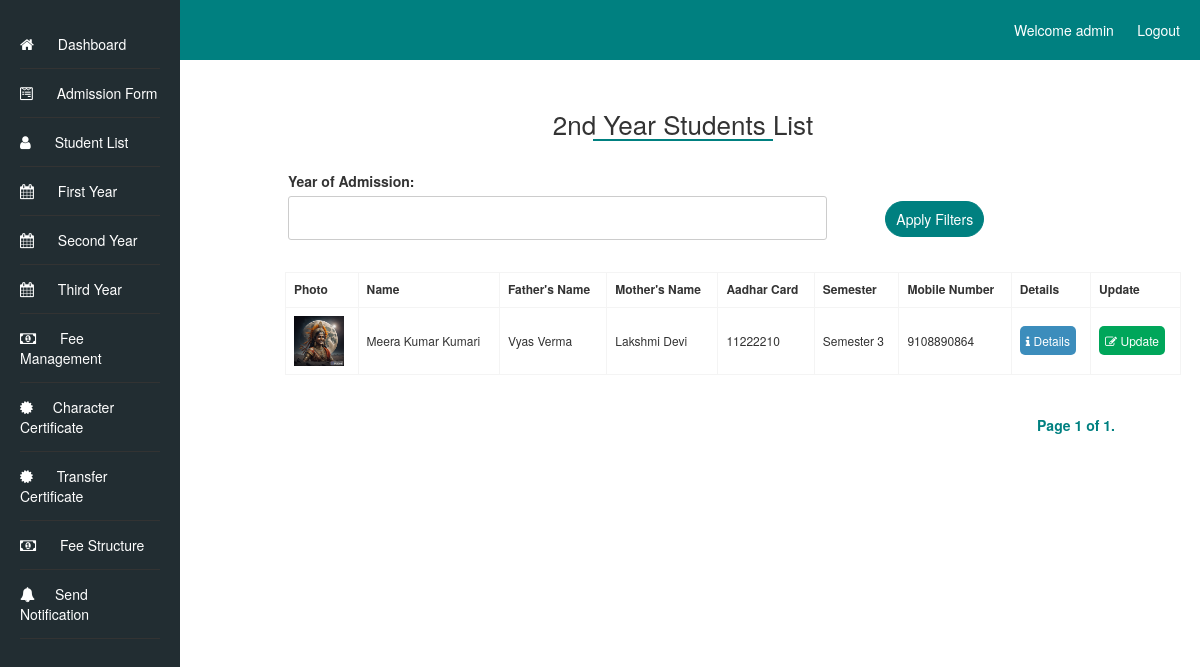
The page /student-list/second_year/ (signed in) on the database its author committed.
### admissionapp/models.py (models this page shows, shortened)
class AdmissionForm(models.Model):
    first_name = models.CharField(max_length=50)
    middle_name = models.CharField(max_length=50, blank=True,)
    last_name = models.CharField(max_length=50, blank=True,)
    father_name = models.CharField(max_length=100)
    mother_name = models.CharField(max_length=100)
    photo = models.ImageField(upload_to='admission_photos/')
    marks_10th = models.DecimalField(max_digits=5, decimal_places=2)
    marks_12th = models.DecimalField(max_digits=5, decimal_places=2)
    admission_batch = models.CharField(max_length=20)
    school_details_12th = models.TextField()
    school_details_10th = models.TextField()
    address = models.TextField()
    pass_out_year_12th = models.IntegerField()
    pass_out_year_10th = models.IntegerField()
    admission_date = models.DateField()
    caste = models.CharField(max_length=20)
    roll_number_12th = models.CharField(max_length=20)
    roll_number_10th = models.CharField(max_length=20)
    aadhar_number = models.CharField(max_length=12, unique=True)
    mobile_number = models.CharField(max_length=10)
    date_of_birth = models.DateField()
    subjects = models.CharField(max_length=1000)
    registration_number = models.CharField(max_length=20, blank=True)
    current_semester = models.CharField(max_length=20, blank=True)

### student_list/views.py (the view)
# urls.py: path('second_year/', views.second_year, name='second_year'),
@login_required
def second_year(request):
    second_year_students = AdmissionForm.objects.filter(admission_batch='2')
    year_filter_form = AdmissionYearFilterForm(request.GET)
    if year_filter_form.is_valid():
        admission_year = year_filter_form.cleaned_data.get('admission_year')
        if admission_year:
            second_year_students = second_year_students.filter(admission_date__year=admission_year)
    page = request.GET.get('page')
    paginator = Paginator(second_year_students, 20)  # Display 10 students per page, you can adjust this number as needed
    second_year_students = paginator.get_page(page)
    context = {
        'second_year_students': second_year_students,
        'year_filter_form': year_filter_form,
    }
    return render(request, 'student_list/second_year.html', context)

### student_list/forms.py
class AdmissionYearFilterForm(forms.Form):
    admission_year = forms.IntegerField(label='Year of Admission', required=False)

### student_list/templates/student_list/second_year.html (shortened to what this page needs)
<!DOCTYPE html>
<html>
<head>
    <link rel="stylesheet" type="text/css" href="/static/styles.css">
    <link rel="stylesheet" href="https://cdnjs.cloudflare.com/ajax/libs/font-awesome/4.7.0/css/font-awesome.min.css">
    <link rel="stylesheet" href="/static/bootstrap.min.css">
</head>
<body>
    <header>
        Welcome {{ user.username }} &nbsp;&nbsp;&nbsp;&nbsp;&nbsp;
        <a href="{% url 'logout' %}?next=/loginapp/logout/">Logout</a>
    </header>
    <div class="container-fluid">
        <div class="sidebar">
            <ul class="dashboard_list">
                <li><a href="/dashboard"><i class="fa fa-home" aria-hidden="true"></i> Dashboard</a></li>
                <li><a href="{% url 'admission_form' %}"><i class="fa fa-wpforms" aria-hidden="true"></i> Admission Form</a></li>
                <li><a href="{% url 'student_list' %}"><i class="fa fa-user"></i> Student List</a></li>
                <li><a href="{% url 'first_year' %}"><i class="fa fa-calendar" aria-hidden="true"></i> First Year</a></li>
                <li><a href="{% url 'second_year' %}"><i class="fa fa-calendar" aria-hidden="true"></i> Second Year</a></li>
                <li><a href="{% url 'third_year' %}"><i class="fa fa-calendar" aria-hidden="true"></i> Third Year</a></li>
                <li><a href="{% url 'fee_detail' %}"><i class="fa fa-money" aria-hidden="true"></i> Fee Management</a></li>
                <li><a href="{% url 'student_list_details' %}"><i class="fa fa-certificate" aria-hidden="true"></i>Character Certificate</a></li>
                <li><a href="{% url 'student_list_details_transfer' %}"><i class="fa fa-certificate" aria-hidden="true"></i> Transfer Certificate</a></li>
                <li><a href="{% url 'fee_structure' %}"><i class="fa fa-money" aria-hidden="true"></i> Fee Structure</a></li>
                <li><a href="{% url 'send_messages' %}"><i class="fa fa-bell" aria-hidden="true"></i>Send Notification</a></li>
            </ul>
        </div>
        <div class="content">
            <h1 class="student_heading">2nd Year Students List</h1>
            <form method="get" class="admission_filter">
                <div class="col-sm-8 year_admin">{{ year_filter_form.as_p }}</div>
                <div class="col-sm-4"><button type="submit" class="apply_filter">Apply Filters</button></div>
            </form>
    <table class="student_list_tab">
        <thead>
            <tr>
                <th class="photo-column">Photo</th>
                <th class="name-column">Name</th>
                <th class="father-name-column">Father's Name</th>
                <th class="mother-name-column">Mother's Name</th>
                <th class="aadhar-column">Aadhar Card</th>
                <th class="admission-class-column">Semester</th>
                <th class="mobile-number-column">Mobile Number</th>
                    <th>Details</th>
                <th>Update</th>
            </tr>
        </thead>
        <tbody>
            {% for student in second_year_students %}
                <tr>
                    <td class="photo-column"><img src="{{ student.photo.url }}" alt="{{ student.first_name }} {{ student.last_name }} Photo" width="50"></td>
                    <td class="name-column">{{ student.first_name }} {{ student.middle_name }} {{ student.last_name }}</td>
                    <td class="father-name-column">{{ student.father_name }}</td>
                    <td class="mother-name-column">{{ student.mother_name }}</td>
                    <td class="aadhar-column">{{ student.aadhar_number }}</td>
                    <td class="admission-class-column">Semester {{ student.current_semester }}</td>
                    <td class="mobile-number-column">{{ student.mobile_number }}</td>
                    <td><a href="{% url 'student_details' student.id %}" class="details_btn"><i class="fa fa-info"></i> Details</a></td>
                    <td><a href="{% url 'update_student_second_year' student.id %}" class="update_btn"><i class="fa fa-edit"></i> Update</a></td>
                </tr>
            {% endfor %}
        </tbody>
    </table>
        </div>
        <div class="pagination">
            <span class="step-links">
                <span class="current-page">
                    Page {{ second_year_students.number }} of {{ second_year_students.paginator.num_pages }}.
                </span>
            </span>
            </div>
    </div>
</body>
</html>

### static/styles.css (style rules this page uses)
table { border-collapse: collapse; width: 100%; }
th, td { border: 1px solid #f4f4f4; padding: 8px !important; text-align: left !important; }
label { display: block; font-weight: bold; }
input[type="text"], input[type="date"], input[type="file"], input[type="number"], textarea, select { width: 95%; padding: 10px; border: 1px solid #ccc; border-radius: 3px; font-size: 16px; }
a { text-decoration: none; color: #007bff; }
a[href*="logout"] { float: right; }
.sidebar { width: 20%; background-color: #333; color: #fff; padding: 20px; position: fixed; top: 0; left: 0; height: 100%; }
ul { list-style-type: none; padding: 0; }
ul li a { margin-bottom: 10px; text-decoration: none; color: #fff; }
body { font-family: Arial, sans-serif; margin: 0; padding: 0; background-color: #f4f4f4; }
header { background-color: #008080; color: #fff; padding: 20px 10px; text-align: right; }
header a { color: #fff; text-decoration: none; margin-right: 10px; }
.sidebar { width: 15%; background-color: #222d32; color: #fff; padding: 20px; position: fixed; top: 0; left: 0; height: 100%; }
.content { width: 80%; padding: 20px; position: relative; left: 200px; }
h1 { text-align: center; }
ul.dashboard_list li { padding: 14px 0px; border-bottom: 1px solid #333; }
ul li a { margin-bottom: 10px; text-decoration: none; color: #fff; font-size: 14px; }
ul.dashboard_list li a i { font-size: 15px; padding-right: 20px; }
.apply_filter { background-color: #008080; padding: 7px 10px; color: #fff; border: 1px solid #008080; border-radius: 25px; position: relative; top: 30px; }
table.student_list_tab { margin-left: 50px; }
table.student_list_tab th, table.student_list_tab td { font-size: 12px; text-transform: capitalize; }
.details_btn { background-color: #3c8dbc; border-color: #367fa9; border-radius: 5px; border: 1px solid transparent; padding: 5px; color: #fff; }
.update_btn { background-color: #00a65a; border-color: #008d4c; border-radius: 5px; border: 1px solid transparent; padding: 5px; color: #fff; }
.student_heading { text-align: center; margin: 30px auto; padding-bottom: 2px; font-size: 26px; position: relative; z-index: 1; }
.student_heading:before { content: ""; position: absolute; left: 40%; bottom: 0; height: 7px; width: 20%; border-bottom: 2px solid #008080; }
.pagination { text-align: right; margin-right: 70px !important; display: block !important; }
span.current-page { color: #008080; font-weight: bold; }
form.admission_filter { margin-left: 38px; margin: 0px 0px 18px 38px; display: inline-block; width: 100%; }

### rows shown on the page
AdmissionForm: photo (picture), first_name "Meera", middle_name "Kumar", last_name "Kumari", father_name "Vyas Verma", mother_name "Lakshmi Devi", aadhar_number "11222210", current_semester "3", mobile_number "9108890864"

### other values the page prints
{{ user.username }} "admin"
{{ second_year_students.number }} "1"
{{ second_year_students.paginator.num_pages }} "1"
